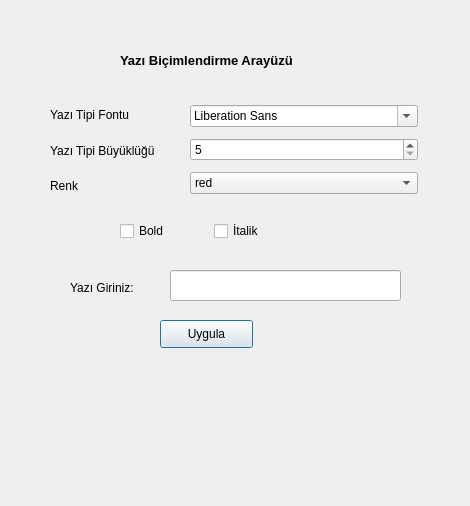
<?xml version="1.0" encoding="UTF-8"?>
<ui version="4.0">
 <class>Dialog</class>
 <widget class="QDialog" name="Dialog">
  <property name="geometry">
   <rect>
    <x>0</x>
    <y>0</y>
    <width>470</width>
    <height>506</height>
   </rect>
  </property>
  <property name="windowTitle">
   <string>Dialog</string>
  </property>
  <widget class="QLabel" name="label">
   <property name="geometry">
    <rect>
     <x>120</x>
     <y>40</y>
     <width>271</width>
     <height>41</height>
    </rect>
   </property>
   <property name="font">
    <font>
     <pointsize>10</pointsize>
     <weight>75</weight>
     <bold>true</bold>
    </font>
   </property>
   <property name="text">
    <string>Yazı Biçimlendirme Arayüzü</string>
   </property>
  </widget>
  <widget class="QLabel" name="label_5">
   <property name="geometry">
    <rect>
     <x>70</x>
     <y>280</y>
     <width>111</width>
     <height>16</height>
    </rect>
   </property>
   <property name="text">
    <string>Yazı Giriniz: </string>
   </property>
  </widget>
  <widget class="QLineEdit" name="lnYaz">
   <property name="geometry">
    <rect>
     <x>170</x>
     <y>270</y>
     <width>231</width>
     <height>31</height>
    </rect>
   </property>
  </widget>
  <widget class="QPushButton" name="btnUygula">
   <property name="geometry">
    <rect>
     <x>160</x>
     <y>320</y>
     <width>93</width>
     <height>28</height>
    </rect>
   </property>
   <property name="text">
    <string>Uygula</string>
   </property>
  </widget>
  <widget class="QLabel" name="lblGoster">
   <property name="enabled">
    <bool>false</bool>
   </property>
   <property name="geometry">
    <rect>
     <x>90</x>
     <y>360</y>
     <width>291</width>
     <height>121</height>
    </rect>
   </property>
   <property name="text">
    <string/>
   </property>
  </widget>
  <widget class="QWidget" name="layoutWidget">
   <property name="geometry">
    <rect>
     <x>50</x>
     <y>100</y>
     <width>111</width>
     <height>101</height>
    </rect>
   </property>
   <layout class="QVBoxLayout" name="verticalLayout">
    <item>
     <widget class="QLabel" name="label_2">
      <property name="text">
       <string>Yazı Tipi Fontu</string>
      </property>
     </widget>
    </item>
    <item>
     <widget class="QLabel" name="label_3">
      <property name="text">
       <string>Yazı Tipi Büyüklüğü</string>
      </property>
     </widget>
    </item>
    <item>
     <widget class="QLabel" name="label_4">
      <property name="text">
       <string>Renk</string>
      </property>
     </widget>
    </item>
   </layout>
  </widget>
  <widget class="QWidget" name="layoutWidget">
   <property name="geometry">
    <rect>
     <x>190</x>
     <y>100</y>
     <width>228</width>
     <height>101</height>
    </rect>
   </property>
   <layout class="QVBoxLayout" name="verticalLayout_2">
    <item>
     <widget class="QFontComboBox" name="fontComboBox"/>
    </item>
    <item>
     <widget class="QSpinBox" name="spinSize">
      <property name="minimum">
       <number>5</number>
      </property>
     </widget>
    </item>
    <item>
     <widget class="QComboBox" name="comboRenk">
      <item>
       <property name="text">
        <string>red</string>
       </property>
      </item>
      <item>
       <property name="text">
        <string>gray</string>
       </property>
      </item>
      <item>
       <property name="text">
        <string>darkMagenta</string>
       </property>
      </item>
      <item>
       <property name="text">
        <string>green</string>
       </property>
      </item>
      <item>
       <property name="text">
        <string>blue</string>
       </property>
      </item>
      <item>
       <property name="text">
        <string>yellow</string>
       </property>
      </item>
      <item>
       <property name="text">
        <string>cyan</string>
       </property>
      </item>
      <item>
       <property name="text">
        <string>magenta</string>
       </property>
      </item>
      <item>
       <property name="text">
        <string>darkCyan</string>
       </property>
      </item>
     </widget>
    </item>
   </layout>
  </widget>
  <widget class="QWidget" name="layoutWidget">
   <property name="geometry">
    <rect>
     <x>120</x>
     <y>220</y>
     <width>181</width>
     <height>22</height>
    </rect>
   </property>
   <layout class="QHBoxLayout" name="horizontalLayout">
    <item>
     <widget class="QCheckBox" name="cbBold">
      <property name="text">
       <string>Bold</string>
      </property>
     </widget>
    </item>
    <item>
     <widget class="QCheckBox" name="cbItalik">
      <property name="text">
       <string>İtalik</string>
      </property>
     </widget>
    </item>
   </layout>
  </widget>
 </widget>
 <resources/>
 <connections/>
</ui>
